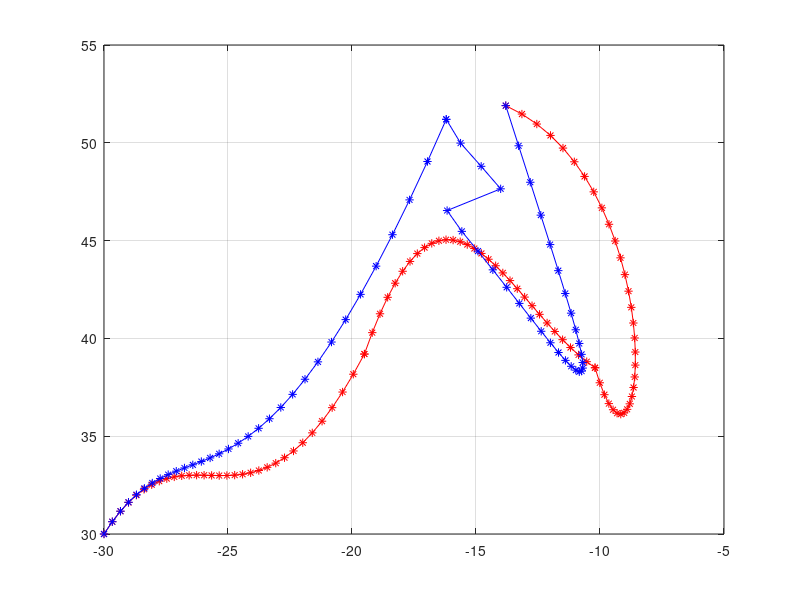

The MATLAB source for this figure:
clc ;
clear all;

Data1 = load('data8.txt');
x = Data1(:,1);
y = Data1(:,2);
plot(x, y,'r-*');

grid on
hold on


Data2 = load('miss358.txt');
x2 = Data2(:,1);
y2 = Data2(:,2);
plot(x2, y2,'b-*');

grid on
hold on
